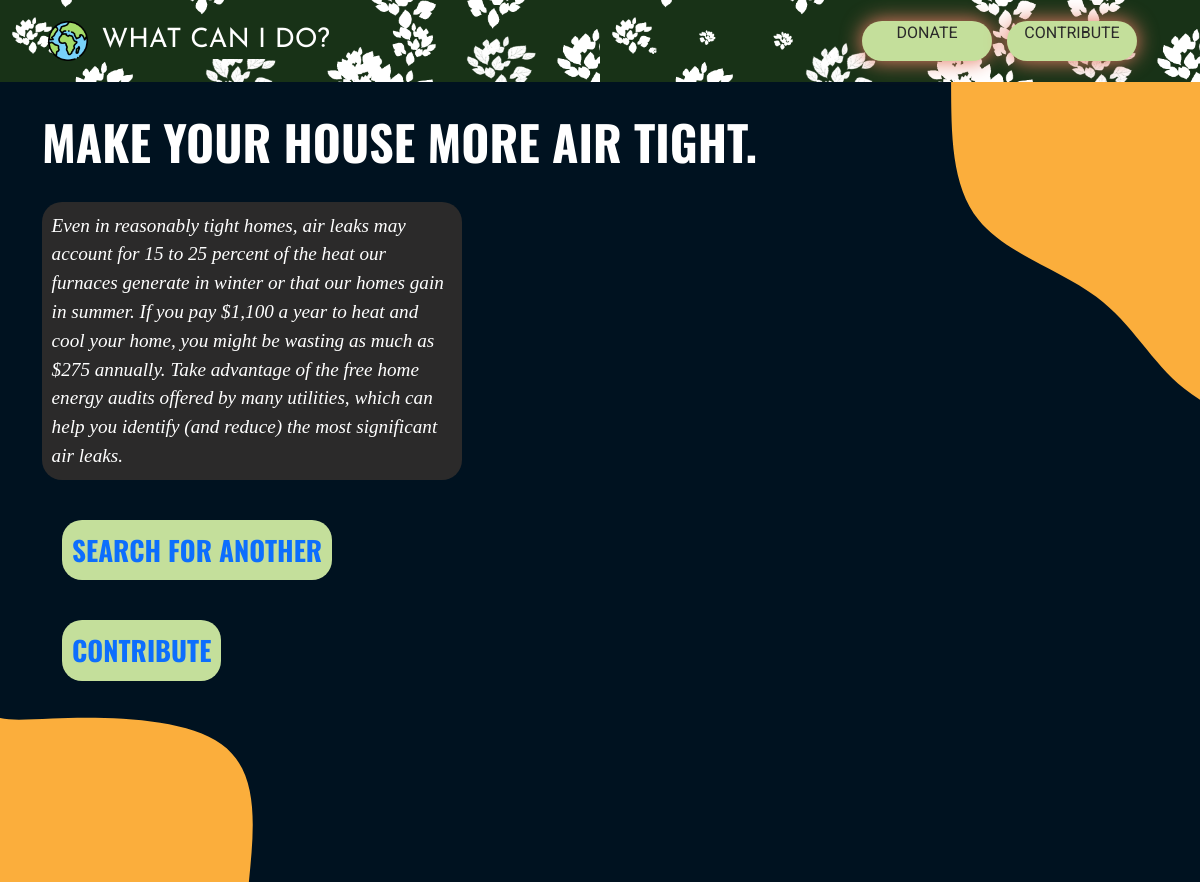
The page /problem/make-your-house-more-air-tight/ on the database its author committed.
### whatcanido/models.py (models this page shows, shortened)
class Data(models.Model):
    name = models.TextField(max_length=250)
    name_slug = models.SlugField(max_length=250)
    in_review = models.BooleanField(default=True)
    solution = models.TextField()
    category = models.ForeignKey(Category,on_delete=models.CASCADE, related_name='category')
    class Meta:
        verbose_name_plural = 'Data'

### whatcanido/views.py (the view)
# urls.py: path('problem/<slug:problem_slug>/', views.problem, name='problempage'),
def problem(request, problem_slug):
    qs = Data.objects.get(name_slug =problem_slug)
    return render(request, 'whatcanido/problem.html', {'qs':qs})

### templates/whatcanido/problem.html (shortened to what this page needs)
{% extends 'whatcanido/base.html' %}
{% load static %}
    {% block content %}
    <div class="main-content container">
        <div class="heading heading-contribute">
            {{qs.name}}
        </div>
        <div id="problem-field" style="height:fit-content"> {{qs.solution}} </div>
        <a href="{% url 'whatcanido:home' %}">
            <div class="submit-btn" style="margin: 20px;">Search for Another</div>
        </a>
        <a href="{% url 'whatcanido:contribute' %}">
            <div class="submit-btn" style="margin: 20px;">Contribute</div>
        </a>
    </div>
    {% endblock %}

### static/css/style.css (style rules this page uses)
.heading { font-size:4em ; color:white; font-family: 'Oswald'; text-transform: uppercase; margin-top: 0.5em; margin-bottom: 0.5em; font-weight: 700; }
.main-content { position: relative; display: flex; flex-direction: column; align-items: flex-start; }
.heading-contribute { font-size: 3em; }
a { text-decoration: none; }
#problem-field, #solution-field, #impact-field { background-color: #2b2a2a; outline: none; font-family: 'Tw Cen MT'; font-style: italic; padding: 0.5em; width: 35vw; margin-bottom: 1em; border: 0 solid black; height: 20vh; border-radius: 20px; font-size: 1.2em; color: white; }
.submit-btn { width: fit-content; padding: 10px; border: 0 solid black; border-radius: 20px; background-color: #c4df9b; text-transform: uppercase; font-family: 'Oswald'; font-weight: 700; text-align: center; transition: 0.3s ease-in-out; font-size: 1.7em; }

### rows shown on the page
Data: name "MAKE YOUR HOUSE MORE AIR TIGHT.", solution "Even in reasonably tight homes, air leaks may account for 15 to 25 percent of the heat our furnaces generate in winter or that our homes gain in summer. If you pay $1,100 a year to heat and cool your home, you might be wasting as much as $275 annually. Take advantage of the free home energy audits offered by many utilities, which can help you identify (and reduce) the most significant air leaks."
